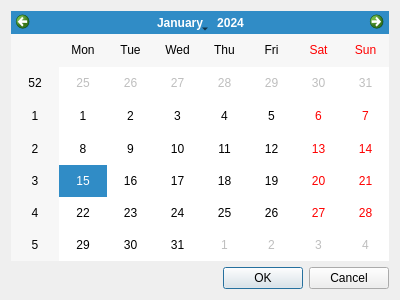
<?xml version="1.0" encoding="UTF-8"?>
<ui version="4.0">
 <class>ChooseDateDialog</class>
 <widget class="QDialog" name="ChooseDateDialog">
  <property name="geometry">
   <rect>
    <x>0</x>
    <y>0</y>
    <width>400</width>
    <height>300</height>
   </rect>
  </property>
  <property name="windowTitle">
   <string>Dialog</string>
  </property>
  <layout class="QVBoxLayout" name="verticalLayout">
   <item>
    <widget class="QCalendarWidget" name="calendarWidget"/>
   </item>
   <item>
    <widget class="QDialogButtonBox" name="buttonBox">
     <property name="orientation">
      <enum>Qt::Horizontal</enum>
     </property>
     <property name="standardButtons">
      <set>QDialogButtonBox::Cancel|QDialogButtonBox::Ok</set>
     </property>
    </widget>
   </item>
  </layout>
 </widget>
 <resources/>
 <connections>
  <connection>
   <sender>buttonBox</sender>
   <signal>accepted()</signal>
   <receiver>ChooseDateDialog</receiver>
   <slot>accept()</slot>
   <hints>
    <hint type="sourcelabel">
     <x>248</x>
     <y>254</y>
    </hint>
    <hint type="destinationlabel">
     <x>157</x>
     <y>274</y>
    </hint>
   </hints>
  </connection>
  <connection>
   <sender>buttonBox</sender>
   <signal>rejected()</signal>
   <receiver>ChooseDateDialog</receiver>
   <slot>reject()</slot>
   <hints>
    <hint type="sourcelabel">
     <x>316</x>
     <y>260</y>
    </hint>
    <hint type="destinationlabel">
     <x>286</x>
     <y>274</y>
    </hint>
   </hints>
  </connection>
 </connections>
</ui>
